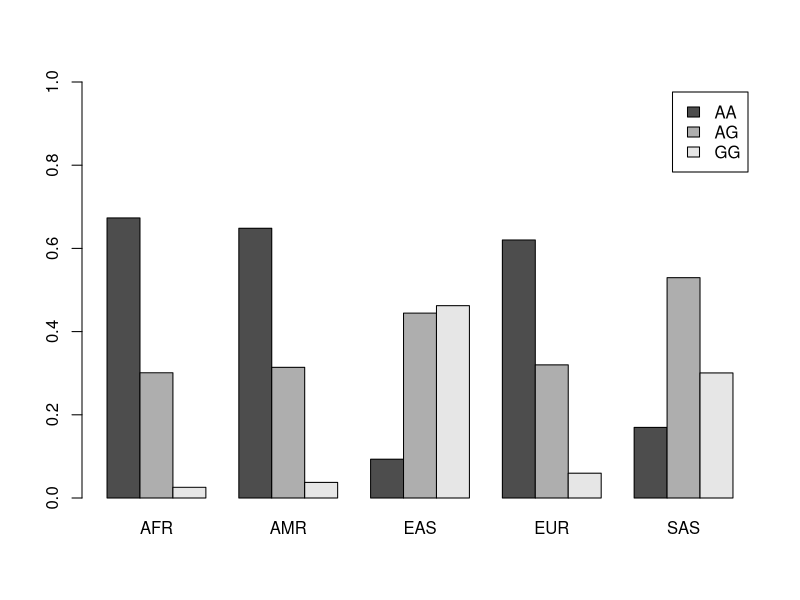

Recreate this plot in R.
## ---- chunk 1
knitr::opts_chunk$set(echo = TRUE)
## ---- chunk 2
## Read in the SNP data
snpData = read.table('data/GENE360snpData.txt',sep='\t',header=T)
## ---- chunk 3
## Make a genotype frequency table for the first SNP
table(snpData$rs3826656)
## ---- chunk 4
## Calculate proportions
prop.table(table(snpData$rs3826656))
## ---- chunk 5
## Create contingeny table - genotypes across populations
table(snpData$Population, snpData$rs3826656)

## And calculate proportions (rounded)
round(prop.table(table(snpData$Population, snpData$rs3826656),1),2)
## ---- chunk 6
snpFreqs = t(prop.table(table(snpData$Population, snpData$rs3826656), 1))
barplot(snpFreqs, beside=TRUE, legend.text=TRUE, ylim=c(0,1))
## ---- chunk 7
## Read in the methylation data for 10 different cell populations
blood_data <- read.csv('data/publicbeta_data.csv', head = T, row.names = 1, as.is = F)
